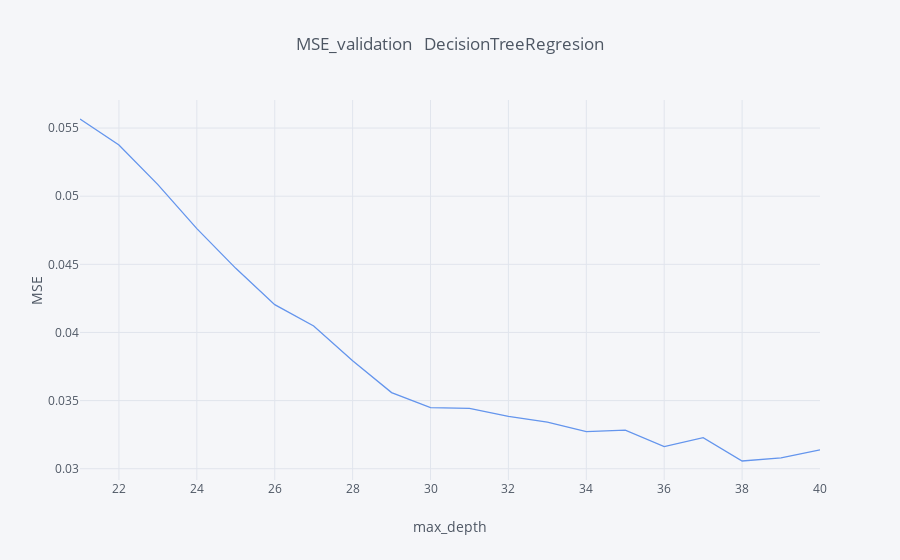

Notebook code cell kept with this figure:
### Markdown cell above
#### Zoom de la parte donde se estabiliza el error de validación, si no esta cargado el grafico ejecutar la celda estań los datos guardados.

### Code cell
import pandas as pd
import numpy as np
import matplotlib.pyplot as plt
Tree_maxdepth = pd.read_csv('Tree_maxdepth.csv', index_col=0, parse_dates=True)

import chart_studio.plotly as py
import plotly.graph_objs as go
from plotly.offline import iplot, init_notebook_mode
# Using plotly + cufflinks in offline mode
import cufflinks as cf
cf.go_offline(connected=True)
init_notebook_mode(connected=True)
Tree_maxdepth['mse_validation'][20:].iplot(kind='line', xTitle='max_depth', color='cornflowerblue',
                  yTitle='MSE', title='MSE_validation   DecisionTreeRegresion')

### Figure 1 — Plotly figure (JSON) as saved in the notebook; plotly's stock layout.template omitted (floating-point values rounded to 4 significant figures)
{"data": [{"line": {"color": "rgba(100, 149, 237, 1.0)", "dash": "solid", "shape": "linear", "width": 1.3}, "mode": "lines", "name": "mse_validation", "text": "", "type": "scatter", "uid": "ba22be89-47c8-4914-8529-5db20186684a", "x": [21, 22, 23, 24, 25, 26, 27, 28, 29, 30, 31, 32, 33, 34, 35, 36, 37, 38, 39, 40], "y": [0.05566, 0.05375, 0.05085, 0.04762, 0.0447, 0.04204, 0.04047, 0.03793, 0.03559, 0.03448, 0.03443, 0.03384, 0.03342, 0.03272, 0.03283, 0.03162, 0.03228, 0.03057, 0.0308, 0.03138]}], "layout": {"legend": {"bgcolor": "#F5F6F9", "font": {"color": "#4D5663"}}, "paper_bgcolor": "#F5F6F9", "plot_bgcolor": "#F5F6F9", "title": {"font": {"color": "#4D5663"}, "text": "MSE_validation   DecisionTreeRegresion"}, "xaxis": {"gridcolor": "#E1E5ED", "showgrid": true, "tickfont": {"color": "#4D5663"}, "title": {"font": {"color": "#4D5663"}, "text": "max_depth"}, "zerolinecolor": "#E1E5ED"}, "yaxis": {"gridcolor": "#E1E5ED", "showgrid": true, "tickfont": {"color": "#4D5663"}, "title": {"font": {"color": "#4D5663"}, "text": "MSE"}, "zerolinecolor": "#E1E5ED"}}}
